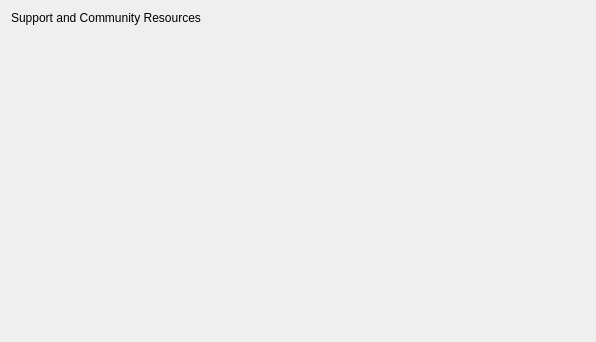
<?xml version="1.0" encoding="UTF-8"?>
<ui version="4.0">
 <class>CommunityPage</class>
 <widget class="QWidget" name="CommunityPage">
  <property name="geometry">
   <rect>
    <x>0</x>
    <y>0</y>
    <width>596</width>
    <height>342</height>
   </rect>
  </property>
  <property name="windowTitle">
   <string>Form</string>
  </property>
  <layout class="QVBoxLayout" name="verticalLayout">
   <item>
    <layout class="QHBoxLayout" name="horizontalLayout">
     <item>
      <widget class="QLabel" name="communityTitle">
       <property name="text">
        <string>Support and Community Resources</string>
       </property>
      </widget>
     </item>
    </layout>
   </item>
   <item>
    <layout class="QGridLayout" name="gridLayout">
     <item row="1" column="0">
      <widget class="QWidget" name="chatPlatformWidget" native="true"/>
     </item>
     <item row="1" column="1">
      <widget class="QWidget" name="websiteWidget" native="true"/>
     </item>
     <item row="0" column="1">
      <widget class="QWidget" name="twitterWidget" native="true"/>
     </item>
     <item row="0" column="0">
      <widget class="QWidget" name="blockExplorerWidget" native="true"/>
     </item>
    </layout>
   </item>
   <item>
    <spacer name="verticalSpacer">
     <property name="orientation">
      <enum>Qt::Vertical</enum>
     </property>
     <property name="sizeHint" stdset="0">
      <size>
       <width>20</width>
       <height>40</height>
      </size>
     </property>
    </spacer>
   </item>
  </layout>
 </widget>
 <resources/>
 <connections/>
</ui>
